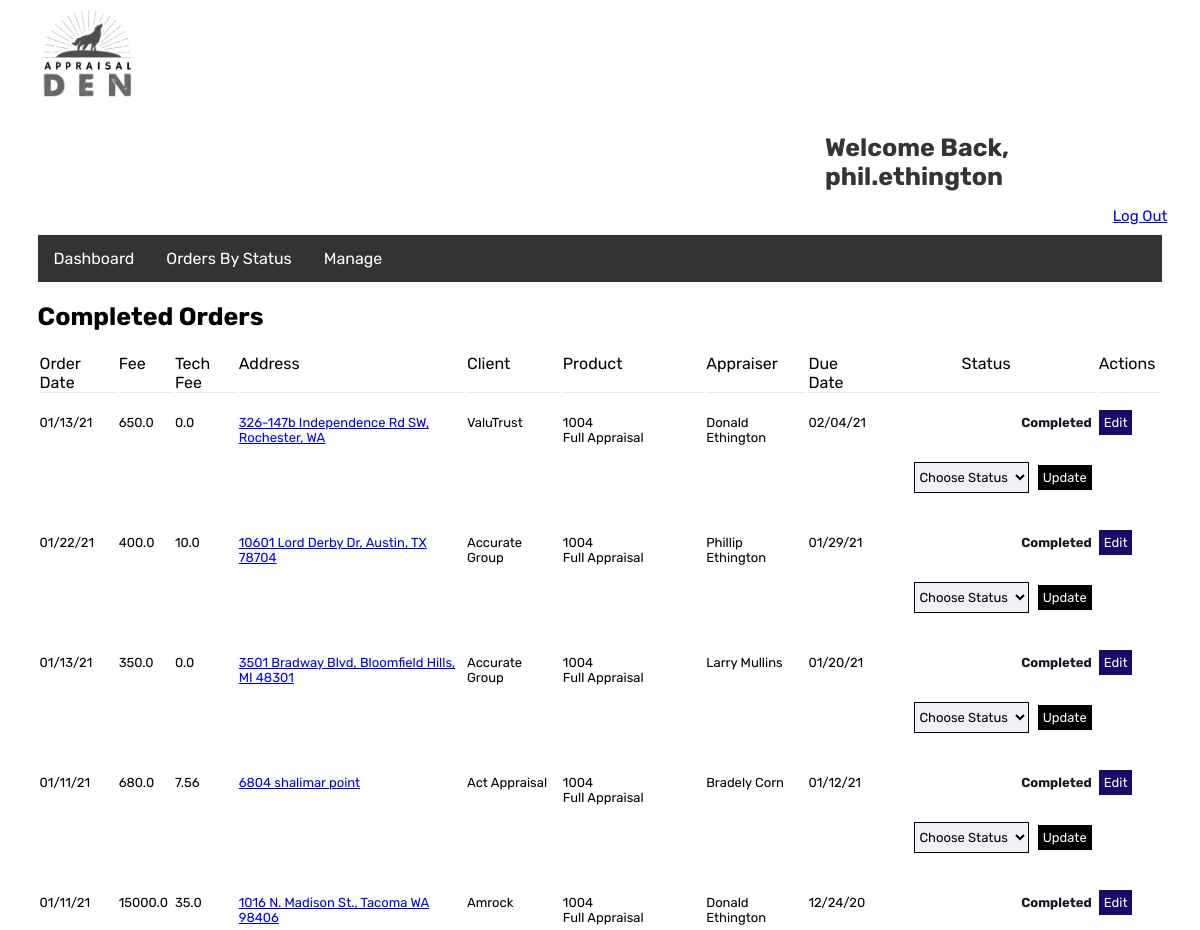
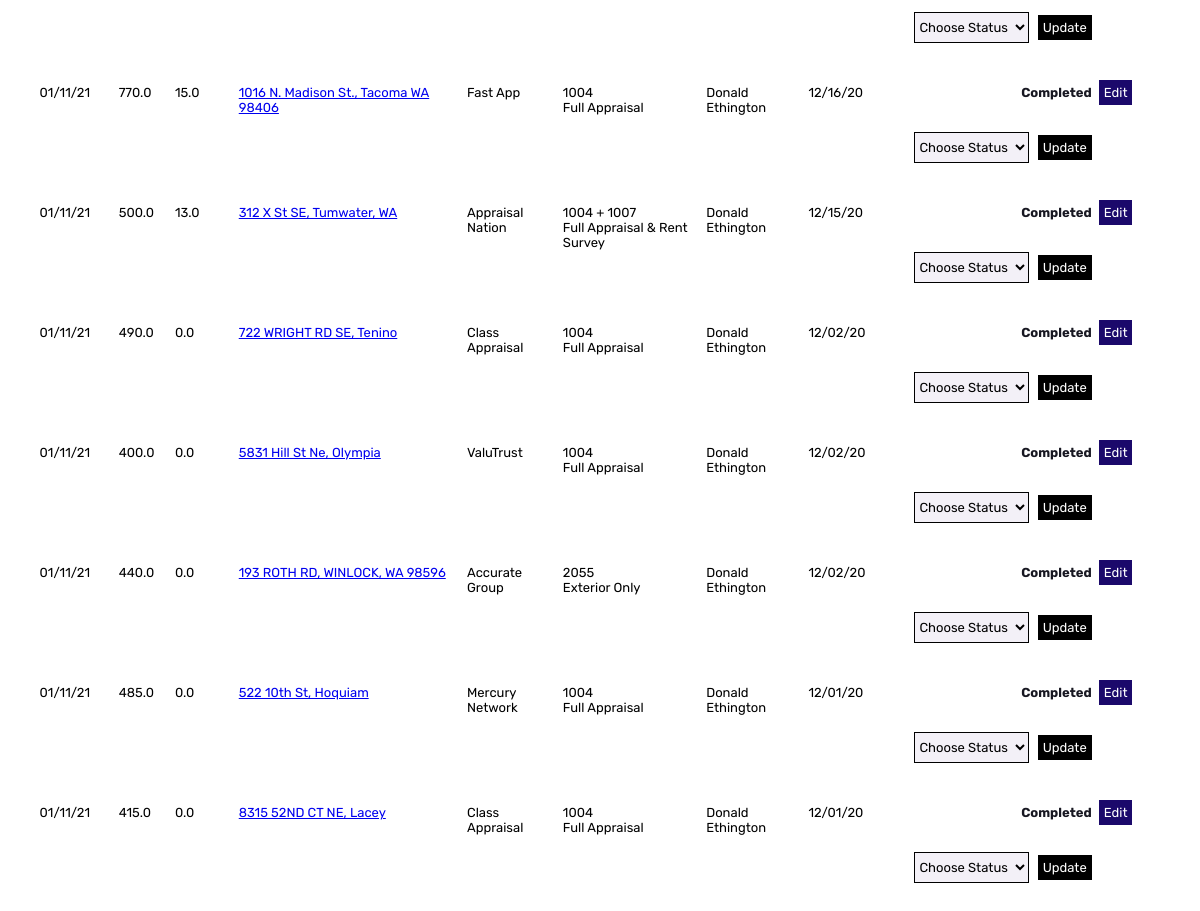
/office_manager/completed (signed in), run on the app's committed database (2 pictures, top to bottom).
### office_manager/models.py (models this page shows, shortened)
class Order(models.Model):
    fee= models.FloatField(null=False, blank=True, default=0.0)
    tech_fee= models.FloatField(null=False, blank=True, default=0.0)
    app_fee_split= models.FloatField(null=False, blank=True, default=0.0)
    address= models.CharField(max_length = 255)
    notes= []
    due_date = models.DateTimeField(auto_now=False)
    completed_date =models.DateTimeField(auto_now=False, blank=True, null=True)
    objects=OrderManager()
    Progress_Status= ["Add Order","Assigned","On Hold","Info Requested","Cancelled","Completed"]
    status= models.CharField(max_length=25, blank=False, default = 'Add Order')
    assigned_appraiser= models.ForeignKey(Appraiser, on_delete=models.SET_NULL, null=True, related_name ="assigned_orders")
    client_ordered= models.ForeignKey(Client, on_delete=models.SET_NULL, null=True, related_name ="orders_placed")
    product_type= models.ForeignKey(Product, on_delete=models.SET_NULL,null=True, related_name ="orders_of_type")
    adding_user = models.ForeignKey(User, on_delete=models.SET_NULL,null=True, related_name="added_orders")
    created_at = models.DateTimeField(auto_now_add=True)
    updated_at = models.DateTimeField(auto_now=True)
    class Meta:
        ordering = ['status','due_date']

class Client(models.Model):
    name = models.CharField(max_length = 255)
    last_ordered = models.DateTimeField(blank=True, default= datetime.now())
    created_at = models.DateTimeField(auto_now_add=True)
    updated_at = models.DateTimeField(auto_now=True)
    my_field_name = models.CharField(max_length=20, help_text='Enter client name')
    objects=ClientManager()
    class Meta:
        ordering = ['-my_field_name']
    def __str__(self):
        self.my_field_name = self.name
        return self.my_field_name

class Product(models.Model):
    desc = models.CharField(max_length = 255)
    FNMA_form = models.CharField(max_length = 20)
    created_at = models.DateTimeField(auto_now_add=True)
    updated_at = models.DateTimeField(auto_now=True)
    objects=ProductManager()
    my_field_name = models.CharField(max_length=40, help_text='Enter product description')
    class Meta:
        ordering = ['-my_field_name']

class Appraiser(models.Model):
    name = models.CharField(max_length = 255)
    f_name=models.CharField(max_length = 255, blank=True)
    l_name=models.CharField(max_length = 255, blank=True)
    capacity=models.IntegerField(blank= True, default=2)
    fee_split_rate=models.FloatField(blank=False, default =0.6)
    status = models.CharField(max_length = 15, default="Active")
    license_exp =models.DateTimeField(blank=True, default= datetime.now())
    insurance_exp=models.DateTimeField(blank=True, default= datetime.now())
    insurance_flag=models.BooleanField(default=False)
    license_flag=models.BooleanField(default=False)
    created_at = models.DateTimeField(auto_now_add=True)
    updated_at = models.DateTimeField(auto_now=True)
    my_field_name = models.CharField(max_length=20, help_text='Enter appraiser name')
    objects=AppraiserManager()
    class Meta:
        ordering = ['-my_field_name']
    def __str__(self):
        self.my_field_name = self.name
        return self.my_field_name

### office_manager/views.py (the view)
# urls.py: path('completed', views.completed, name='completed'),
def completed(request):
    if request.session['user_id'] != None:
        context={
            'orders':Order.objects.filter(status="Completed").order_by('-due_date','-updated_at'),
            'statusList':Progress_Status,
            'status':"Completed"
        }
        return render(request,'order-list.html',context)
    else:
        log_out(request)

### office_manager/templates/order-list.html (shortened to what this page needs)
{%extends "order_tracker_template.html"%}
{%block content%}
    <h2>{{status}} Orders</h2>
{%if orders != None %}
    <div class="searchResults">
        <table>
            <th>Order Date</th>
            <th>Fee</th>
            <th>Tech Fee</th>
            <th>Address</th>
            <th>Client</th>
            <th>Product</th>
            <th>Appraiser</th>
            <th>Due Date</th>
            <th class="align-center">Status</th>
            <th>Actions</th>
            {% for result in orders %}
                <tr>
                    <td>{{result.created_at|date:"m/d/y"}}</td>
                    <td>{{result.fee}}</td>
                    <td>{{result.tech_fee}}</td>
                    <td><a href="order_edit/{{result.id}}"> {{result.address}} </a></td>
                    <td>{{result.client_ordered}}</td>
                    <td class="product-short">{{result.product_type.FNMA_form}}<br> {{result.product_type.desc}}</td>
                    <td>{{result.assigned_appraiser}}</td>
                    <td>{{result.due_date|date:"m/d/y"}}</td>
                    <td class="align-right"><span>{{result.status}}</span>
                            <form id="update_status" name="update_status" action="update_status/{{result.id}}" method="post">
                                <select name="updatedStatus" id-"updatedStatus" class="statusSelect">
                                    <option disabled selected>Choose Status</option>
                                </select>
                                <button type="submit" class="orderAction" id="updateButton">Update</button>
                            </form>
                    </td>
                    <td>
                        <a href="order_edit/{{result.id}}"><button class="orderAction" id="editButton">Edit</button></a>
                    </td>
                </tr>
            {% endfor %}
        </table>
    </div>
    {% else %}
        <p class="errors">{{error}}</p>
    {%endif%}
{%endblock%}

### office_manager/static/css/style.css (style rules this page uses)
* { vertical-align: baseline; font-weight: inherit; font-family: 'Rubik', sans-serif; font-style: inherit; font-size: 100%; border: 0 none; outline: 0; padding: 0; }
.orderAction { padding: 5px 5px; background-color: rgb(33, 134, 33); }
#editButton { background-color: rgb(27, 9, 107); margin-right: 5px; }
#updateButton { background-color: black; }
.statusSelect { margin-right: 5px; }
.order_detail td, th { border-bottom: 0px; }
.align-right { text-align: right; }
.align-center { text-align: center; }
th, td { padding-right: 5px; border-bottom: 1px solid rgb(228, 231, 230); }
td { font-size: 13px; }
table { margin: 20px 0px; width: 100%; }
form { margin: 20px 0px; }
select { border: 1px solid black; padding: 6px 0px; background-color: rgb(243, 240, 247); }
button { background-color: black; color: white; padding: 8px 12px; margin-top: 15px; }
h2 { font-weight: bold; font-size: 25px; }
span { font-weight: bold; color: rgb(24, 24, 34); }
#update_status { display: inline-block; }
.payroll_stats th, td { border-bottom: None; }

### data on the page
Order: created_at "01/13/21", fee "650.0", tech_fee "0.0", address "326-147b Independence Rd SW, Rochester, WA", client_ordered "ValuTrust", product_type.FNMA_form "1004", product_type.desc "Full Appraisal", assigned_appraiser "Donald Ethington", due_date "02/04/21", status "Completed"
Order: created_at "01/22/21", fee "400.0", tech_fee "10.0", address "10601 Lord Derby Dr, Austin, TX 78704", client_ordered "Accurate Group", product_type.FNMA_form "1004", product_type.desc "Full Appraisal", assigned_appraiser "Phillip Ethington", due_date "01/29/21", status "Completed"
Order: created_at "01/13/21", fee "350.0", tech_fee "0.0", address "3501 Bradway Blvd, Bloomfield Hills, MI 48301", client_ordered "Accurate Group", product_type.FNMA_form "1004", product_type.desc "Full Appraisal", assigned_appraiser "Larry Mullins", due_date "01/20/21", status "Completed"
Order: created_at "01/11/21", fee "680.0", tech_fee "7.56", address "6804 shalimar point", client_ordered "Act Appraisal", product_type.FNMA_form "1004", product_type.desc "Full Appraisal", assigned_appraiser "Bradely Corn", due_date "01/12/21", status "Completed"
Order: created_at "01/11/21", fee "15000.0", tech_fee "35.0", address "1016 N. Madison St., Tacoma WA 98406", client_ordered "Amrock", product_type.FNMA_form "1004", product_type.desc "Full Appraisal", assigned_appraiser "Donald Ethington", due_date "12/24/20", status "Completed"
Order: created_at "01/11/21", fee "770.0", tech_fee "15.0", address "1016 N. Madison St., Tacoma WA 98406", client_ordered "Fast App", product_type.FNMA_form "1004", product_type.desc "Full Appraisal", assigned_appraiser "Donald Ethington", due_date "12/16/20", status "Completed"
Order: created_at "01/11/21", fee "500.0", tech_fee "13.0", address "312 X St SE, Tumwater, WA", client_ordered "Appraisal Nation", product_type.FNMA_form "1004 + 1007", product_type.desc "Full Appraisal & Rent Survey", assigned_appraiser "Donald Ethington", due_date "12/15/20", status "Completed"
Order: created_at "01/11/21", fee "490.0", tech_fee "0.0", address "722 WRIGHT RD SE, Tenino", client_ordered "Class Appraisal", product_type.FNMA_form "1004", product_type.desc "Full Appraisal", assigned_appraiser "Donald Ethington", due_date "12/02/20", status "Completed"
Order: created_at "01/11/21", fee "400.0", tech_fee "0.0", address "5831 Hill St Ne, Olympia", client_ordered "ValuTrust", product_type.FNMA_form "1004", product_type.desc "Full Appraisal", assigned_appraiser "Donald Ethington", due_date "12/02/20", status "Completed"
Order: created_at "01/11/21", fee "440.0", tech_fee "0.0", address "193 ROTH RD, WINLOCK, WA 98596", client_ordered "Accurate Group", product_type.FNMA_form "2055", product_type.desc "Exterior Only", assigned_appraiser "Donald Ethington", due_date "12/02/20", status "Completed"
Order: created_at "01/11/21", fee "485.0", tech_fee "0.0", address "522 10th St, Hoquiam", client_ordered "Mercury Network", product_type.FNMA_form "1004", product_type.desc "Full Appraisal", assigned_appraiser "Donald Ethington", due_date "12/01/20", status "Completed"
Order: created_at "01/11/21", fee "415.0", tech_fee "0.0", address "8315 52ND CT NE, Lacey", client_ordered "Class Appraisal", product_type.FNMA_form "1004", product_type.desc "Full Appraisal", assigned_appraiser "Donald Ethington", due_date "12/01/20", status "Completed"

### other printed values
{{ request.session.username }} "phil.ethington"
{{ status }} "Completed"
